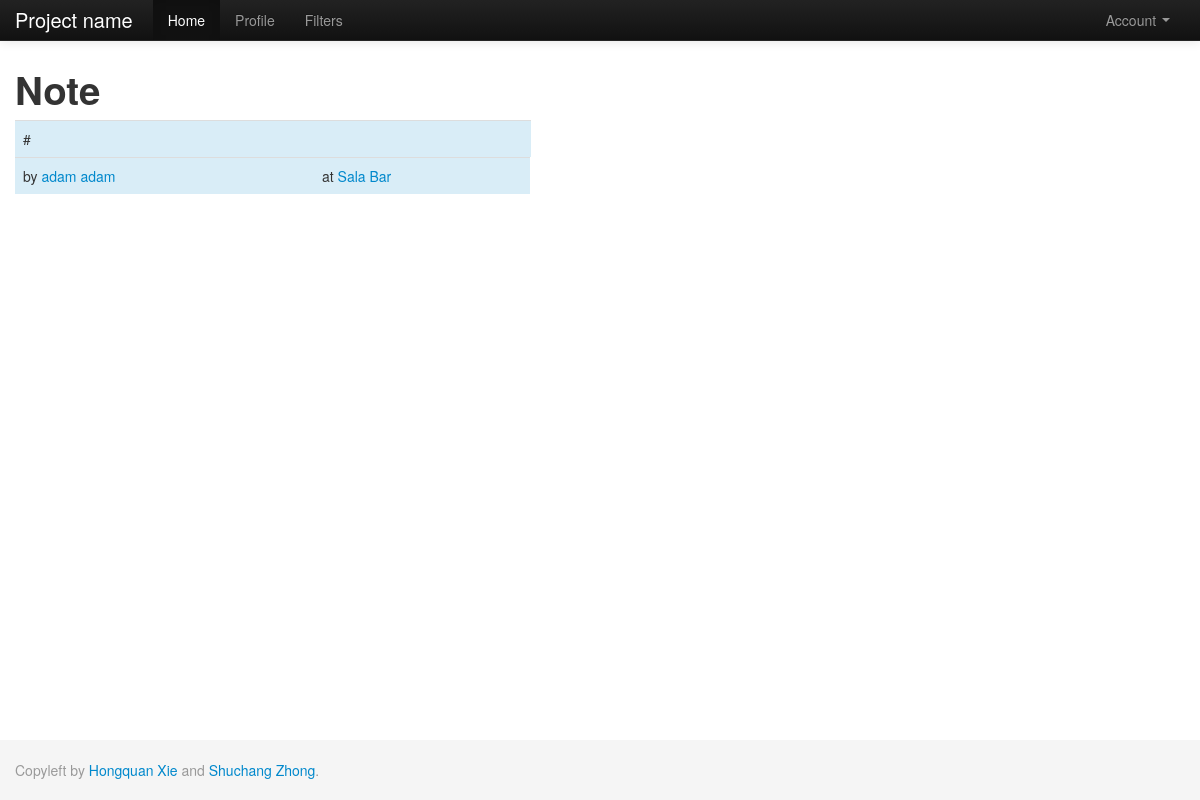
Page /index.php/home/note?nid=3 (signed in) on the earlier database version.
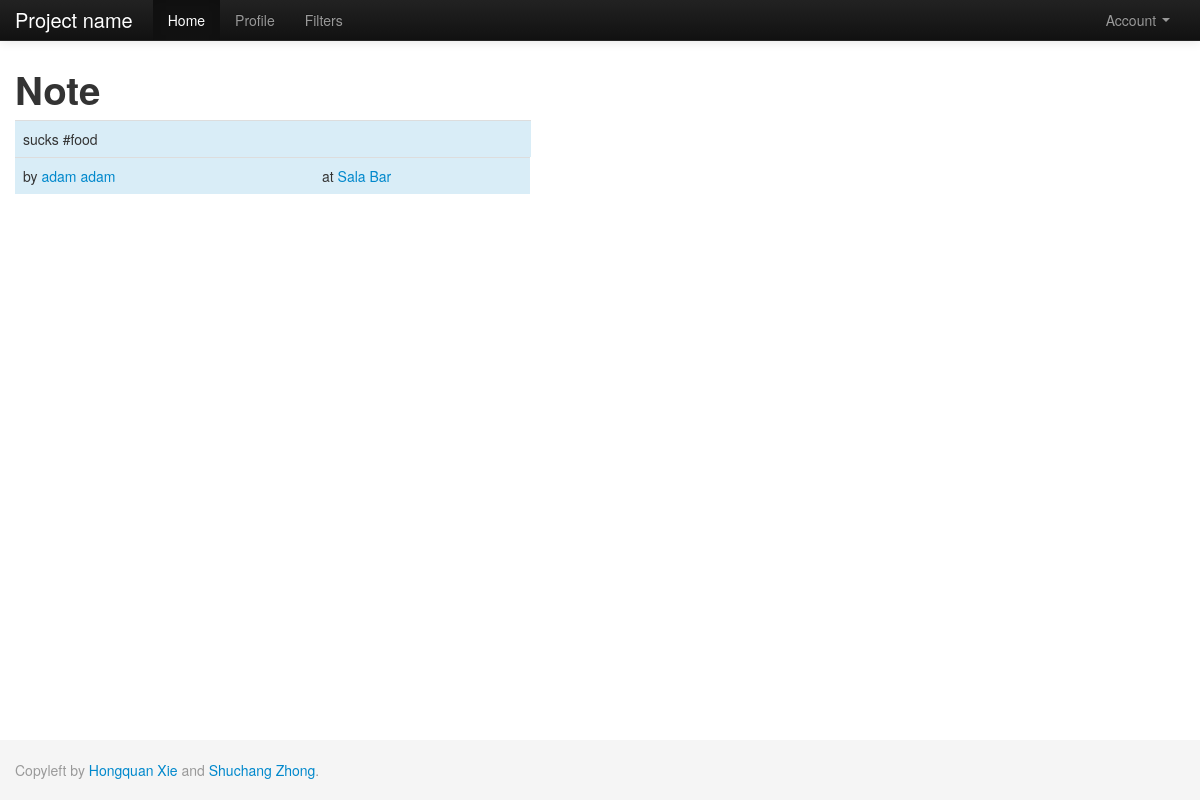
Same page on the later database version.
### tables this page shows
CREATE TABLE IF NOT EXISTS `user` (
  `uid` int(11) NOT NULL AUTO_INCREMENT,
  `uname` varchar(50) NOT NULL,
  `email` varchar(50) NOT NULL,
  `password` varchar(50) NOT NULL,
  `dt_inserted` datetime NOT NULL,
  `dt_edited` timestamp NOT NULL DEFAULT '0000-00-00 00:00:00' ON UPDATE CURRENT_TIMESTAMP,
  `first_name` varchar(50) NOT NULL,
  `last_name` varchar(50) NOT NULL,
  `gender` tinyint(1) DEFAULT NULL,
  `photo` varchar(100) DEFAULT NULL,
  `description` varchar(1000) NOT NULL,
  `last_latitude` float NOT NULL DEFAULT '0',
  `last_longitude` float NOT NULL DEFAULT '0',
  `current_state` varchar(50) NOT NULL,
  `active` tinyint(1) NOT NULL DEFAULT '1',
  PRIMARY KEY (`uid`),
  UNIQUE KEY `email` (`email`,`uname`)
);

CREATE TABLE IF NOT EXISTS `place` (
  `pid` int(11) NOT NULL AUTO_INCREMENT,
  `pname` varchar(100) DEFAULT NULL,
  `latitude` float DEFAULT NULL,
  `longitude` float DEFAULT NULL,
  `dt_inserted` datetime NOT NULL,
  `dt_edited` timestamp NOT NULL DEFAULT CURRENT_TIMESTAMP,
  `active` tinyint(1) NOT NULL DEFAULT '1',
  PRIMARY KEY (`pid`)
);

CREATE TABLE IF NOT EXISTS `note` (
  `nid` int(11) NOT NULL AUTO_INCREMENT,
  `uid` int(11) DEFAULT NULL,
  `pid` int(11) DEFAULT NULL,
  `text_body` varchar(1000) DEFAULT NULL,
  `keyword` varchar(200) DEFAULT NULL,
  `dt_inserted` datetime DEFAULT NULL,
  `dt_edited` timestamp NOT NULL DEFAULT CURRENT_TIMESTAMP,
  `active` tinyint(1) NOT NULL DEFAULT '1',
  `s_from` datetime DEFAULT '0000-00-00 00:00:00',
  `s_to` datetime DEFAULT '0000-00-00 00:00:00',
  `repeat_flag` tinyint(1) DEFAULT '0',
  `sunday` tinyint(1) DEFAULT '0',
  `monday` tinyint(1) DEFAULT '0',
  `tuesday` tinyint(1) DEFAULT '0',
  `wednesday` tinyint(1) DEFAULT '0',
  `thursday` tinyint(1) DEFAULT '0',
  `friday` tinyint(1) DEFAULT '0',
  `saturday` tinyint(1) DEFAULT '0',
  `public` tinyint(1) NOT NULL,
  PRIMARY KEY (`nid`)
);

### application/controllers/home.php (called while the page is built, shortened)
<?php
class Home extends CI_Controller{
    public function __construct(){
        $this->load->helper('view_helper');
        $this->load->view('header');
    }
    public function note(){
        $nid = $this->input->get('nid');
        $this->load->model('Note');
        $this->Note->nid = $nid;
        $note            = current($this->Note->get());
        $data['note']    = $note;
        $note_author_uid = $note['uid'];
        $this->load->model('User');
        $this->User->uid     = $note_author_uid;
        $note_author         = current($this->User->get());
        $data['note_author'] = $note_author;
        $pid                 = $note['pid'];
        $this->load->model('Place');
        $this->Place->pid = $pid;
        $place            = current($this->Place->get());
        $data['place']    = $place;
        $this->load->model('Reply');
        $this->Reply->nid = $nid;
        $reply            = $this->Reply->get();
        $data['reply']    = $reply;
        $this->load->view('note', $data);
        $this->load->view('footer');
    }
}
?>

### index.php (called while the page is built, shortened)
<?php
require_once BASEPATH.'core/CodeIgniter.php';

### application/models/user.php (called while the page is built, shortened)
<?php
class User extends CI_Model {
    function get($params=null){
		$this->db->select('*');
		$this->db->from('user');
		$where = ' 1=1 ';
		if(isset($this->uid)){
			$where .= ' AND user.uid = '.$this->uid;
		}
		if($params){
			$params['user.active']=1;
			$this->db->where($params);
		}else
			$this->db->where($where, null, false);
		$query = $this->db->get();
        return $query->result_array();
    }
}

### application/models/place.php (called while the page is built, shortened)
<?php
class Place extends CI_Model {
    function get($params=null){
		$this->db->select('*');
		$this->db->from('place');
		$where = ' 1=1 ';
		if(isset($this->pid)){
			$where .= ' AND place.pid = '.$this->pid;
		}
		if($params){
			$this->db->where($params);
		}else
			$this->db->where($where, null, false);
		$query = $this->db->get();
        return $query->result_array();
    }
}

### application/models/note.php (called while the page is built, shortened)
<?php
class Note extends CI_Model {
    function get($params=null){
		$this->db->select('*,note.dt_inserted as note_dt_inserted');
		$this->db->from('note');
		$this->db->join('user','user.uid=note.uid');
		$this->db->join('place','place.pid=note.pid');
		$where = ' 1=1 ';
		$newString ='and note.public = 1 or (note.public = 0 and note.uid in (select current_u from follow where active = "1" and followed_user ='.$_SESSION['user']['uid'].' ))';
		$where .= $newString;
		if(isset($this->nid)){
			$where .= ' AND note.nid = '.$this->nid;
		}
		if($params){
			$params['note.active']=1;
			$this->db->where($params);
		}else
			$this->db->where($where, null, false);
		$query = $this->db->get();
        return $query->result_array();
    }
}

### application/views/note.php (the view, shortened to what this page needs)
<div style='width:100%;'>
<h1>Note</h1>
 <table class="table table-hover">
    <tr class="info" style='width:500px;'>
      <td style='width:500px; float:left;'><?php
echo $note['text_body'] . " #" . $note['keyword'];
?></td>
    </tr>
    <tr class="info" style='width:500px;'>
      <td style='width:283px; float:left;'>by <a href='user?uid=<?php
echo $note_author['uid'];
?>' > <?php
echo $note_author['first_name'] . " " . $note_author['last_name'];
?></a></td>
	  <td style='width:200px; float:left;'>at <a href='place?pid=<?php
echo $place['pid'];
?>'><?php
echo $place['pname'];
?></a></td>
    </tr>
</table>
<br>
</div>

### application/views/header.php (shortened to what this page needs)
<!DOCTYPE html>
<html>
  <head>
  <?php
  echo "<link href=".BASE_URI."assets/css/bootstrap.css rel='stylesheet' media='screen'>";
  echo "<link href=".BASE_URI."assets/css/bootstrap-responsive.css rel='stylesheet' media='screen'>";
  echo "<link href=".BASE_URI."assets/css/bootstrap-datetimepicker.min.css rel='stylesheet' media='screen'>";
  echo "<link href=".BASE_URI."assets/css/jquery-ui-1.10.3.custom.min.css rel='stylesheet' media='screen'>";
 ?>
  </head>
  <body>
  <div id="wrap">
  <div class="navbar navbar-inverse navbar-fixed-top">
        <div class="navbar-inner">
          <div class="container">
            <a class="brand" href="">Project name</a>
            <div class="nav-collapse collapse">
              <ul class="nav">
                <li class="active"><a href="">Home</a></li>
                <?php if($_SESSION){ ?>
                <li><a href="/trunk/index.php/user?uid=
					<?php
					echo  $_SESSION['user']['uid'];
					?>
					">Profile</a></li>
                <li><a href="/trunk/index.php/filters">Filters</a></li>
                <?php } ?>
              </ul>
        <ul class="nav pull-right">
          <?php if (!$_SESSION) { ?>
          <li><a href="/trunk/index.php/login" class ="pull-right"> Sign In </a><li>
          <li><a href="/trunk/index.php/signup" class ="pull-right">JOIN US!</a><li>
          <?php } else { ?>
            <li class="dropdown">
          <a href="" class="dropdown-toggle" data-toggle="dropdown">
                  Account
                  <b class="caret"></b>
             </a>
          </li>
            <?php } ?>
        </ul>
            </div>
          </div>
        </div>
      </div>
  <div class="container">

### application/views/footer.php
	</div>
	<div id="push"></div>
	    </div>
	<div id="footer">
	      <div class="container">
	        <p class="muted credit">Copyleft by <a href="#">Hongquan Xie</a> and <a href="#">Shuchang Zhong</a>.</p>
	      </div>
	    </div>
  </body>
</html>

Differences in the rows shown:
now on this page (row edited): note: text_body "sucks", keyword "food"
